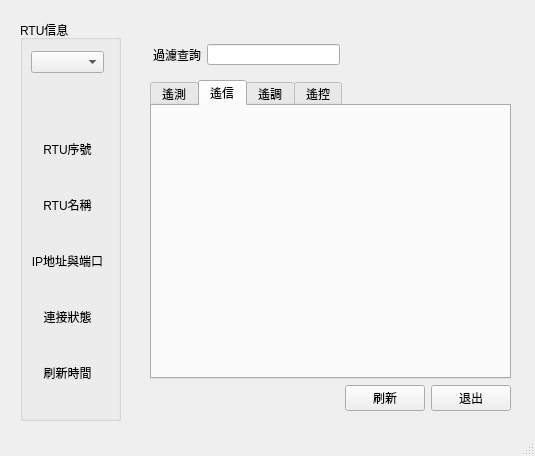
<?xml version="1.0" encoding="UTF-8"?>
<ui version="4.0">
 <class>MainWindow</class>
 <widget class="QMainWindow" name="MainWindow">
  <property name="geometry">
   <rect>
    <x>0</x>
    <y>0</y>
    <width>535</width>
    <height>456</height>
   </rect>
  </property>
  <property name="windowTitle">
   <string>MainWindow</string>
  </property>
  <widget class="QWidget" name="centralwidget">
   <widget class="QGroupBox" name="groupBox">
    <property name="geometry">
     <rect>
      <x>20</x>
      <y>20</y>
      <width>101</width>
      <height>401</height>
     </rect>
    </property>
    <property name="title">
     <string>RTU信息</string>
    </property>
    <widget class="QWidget" name="">
     <property name="geometry">
      <rect>
       <x>11</x>
       <y>31</y>
       <width>73</width>
       <height>347</height>
      </rect>
     </property>
     <layout class="QVBoxLayout" name="verticalLayout">
      <item>
       <widget class="QComboBox" name="cbxRtu"/>
      </item>
      <item>
       <spacer name="verticalSpacer">
        <property name="orientation">
         <enum>Qt::Vertical</enum>
        </property>
        <property name="sizeHint" stdset="0">
         <size>
          <width>20</width>
          <height>40</height>
         </size>
        </property>
       </spacer>
      </item>
      <item>
       <widget class="QLabel" name="labelRtuId">
        <property name="minimumSize">
         <size>
          <width>0</width>
          <height>50</height>
         </size>
        </property>
        <property name="text">
         <string>RTU序號</string>
        </property>
        <property name="alignment">
         <set>Qt::AlignCenter</set>
        </property>
       </widget>
      </item>
      <item>
       <widget class="QLabel" name="labelRtuName">
        <property name="minimumSize">
         <size>
          <width>0</width>
          <height>50</height>
         </size>
        </property>
        <property name="text">
         <string>RTU名稱</string>
        </property>
        <property name="alignment">
         <set>Qt::AlignCenter</set>
        </property>
       </widget>
      </item>
      <item>
       <widget class="QLabel" name="labelRtuAddr">
        <property name="minimumSize">
         <size>
          <width>0</width>
          <height>50</height>
         </size>
        </property>
        <property name="text">
         <string>IP地址與端口</string>
        </property>
        <property name="alignment">
         <set>Qt::AlignCenter</set>
        </property>
       </widget>
      </item>
      <item>
       <widget class="QLabel" name="labelRtuStatus">
        <property name="minimumSize">
         <size>
          <width>0</width>
          <height>50</height>
         </size>
        </property>
        <property name="text">
         <string>連接狀態</string>
        </property>
        <property name="alignment">
         <set>Qt::AlignCenter</set>
        </property>
       </widget>
      </item>
      <item>
       <widget class="QLabel" name="labelRtuTime">
        <property name="minimumSize">
         <size>
          <width>0</width>
          <height>50</height>
         </size>
        </property>
        <property name="text">
         <string>刷新時間</string>
        </property>
        <property name="alignment">
         <set>Qt::AlignCenter</set>
        </property>
       </widget>
      </item>
     </layout>
    </widget>
   </widget>
   <widget class="QWidget" name="">
    <property name="geometry">
     <rect>
      <x>153</x>
      <y>44</y>
      <width>187</width>
      <height>21</height>
     </rect>
    </property>
    <layout class="QHBoxLayout" name="horizontalLayout">
     <item>
      <widget class="QLabel" name="label_6">
       <property name="text">
        <string>過濾查詢</string>
       </property>
      </widget>
     </item>
     <item>
      <widget class="QLineEdit" name="editFilter"/>
     </item>
    </layout>
   </widget>
   <widget class="QWidget" name="">
    <property name="geometry">
     <rect>
      <x>150</x>
      <y>80</y>
      <width>361</width>
      <height>331</height>
     </rect>
    </property>
    <layout class="QVBoxLayout" name="verticalLayout_2">
     <item>
      <widget class="QTabWidget" name="tableYk">
       <property name="enabled">
        <bool>true</bool>
       </property>
       <property name="currentIndex">
        <number>1</number>
       </property>
       <widget class="QWidget" name="tableYc">
        <attribute name="title">
         <string>遙測</string>
        </attribute>
       </widget>
       <widget class="QWidget" name="tableYx">
        <attribute name="title">
         <string>遙信</string>
        </attribute>
       </widget>
       <widget class="QWidget" name="tableYt">
        <attribute name="title">
         <string>遙調</string>
        </attribute>
       </widget>
       <widget class="QWidget" name="tableYk">
        <attribute name="title">
         <string>遙控</string>
        </attribute>
       </widget>
      </widget>
     </item>
     <item>
      <layout class="QHBoxLayout" name="horizontalLayout_2">
       <item>
        <spacer name="horizontalSpacer">
         <property name="orientation">
          <enum>Qt::Horizontal</enum>
         </property>
         <property name="sizeHint" stdset="0">
          <size>
           <width>40</width>
           <height>20</height>
          </size>
         </property>
        </spacer>
       </item>
       <item>
        <widget class="QPushButton" name="btnRefresh">
         <property name="text">
          <string>刷新</string>
         </property>
        </widget>
       </item>
       <item>
        <widget class="QPushButton" name="btnQuit">
         <property name="text">
          <string>退出</string>
         </property>
        </widget>
       </item>
      </layout>
     </item>
    </layout>
   </widget>
  </widget>
  <widget class="QMenuBar" name="menubar">
   <property name="geometry">
    <rect>
     <x>0</x>
     <y>0</y>
     <width>535</width>
     <height>22</height>
    </rect>
   </property>
  </widget>
  <widget class="QStatusBar" name="statusbar"/>
 </widget>
 <resources/>
 <connections/>
</ui>
